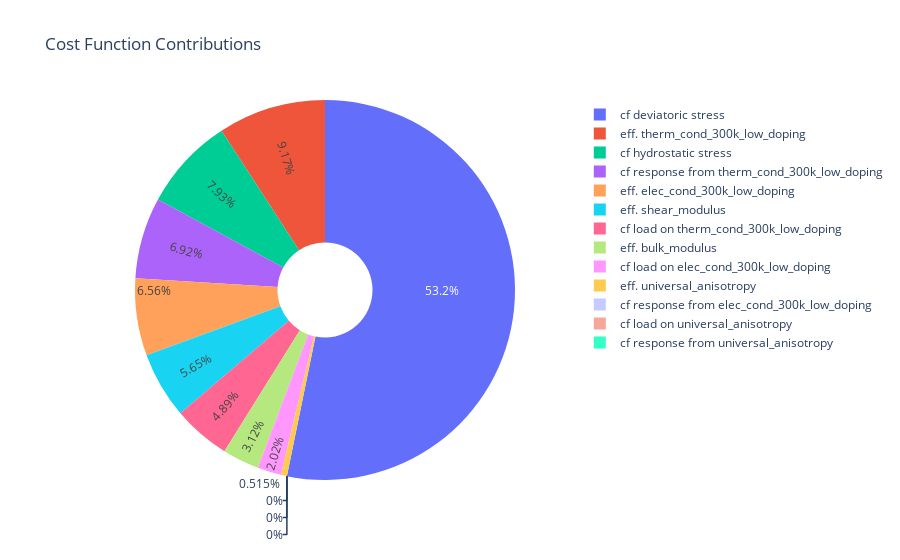

Notebook source saved alongside this figure:
### Code cell
# Plot the contributions to the cost function for the best performer
visualizer.plot_cost_func_contribs()

### Figure 1 — Plotly figure (JSON) as saved in the notebook; plotly's stock layout.template omitted (floating-point values rounded to 4 significant figures)
{"data": [{"hole": 0.25, "insidetextorientation": "radial", "labels": ["eff. elec_cond_300k_low_doping", "eff. therm_cond_300k_low_doping", "eff. bulk_modulus", "eff. shear_modulus", "eff. universal_anisotropy", "cf load on elec_cond_300k_low_doping", "cf response from elec_cond_300k_low_doping", "cf load on therm_cond_300k_low_doping", "cf response from therm_cond_300k_low_doping", "cf hydrostatic stress", "cf deviatoric stress", "cf load on universal_anisotropy", "cf response from universal_anisotropy"], "textinfo": "percent", "type": "pie", "values": [0.06351, 0.08869, 0.03022, 0.05462, 0.004981, 0.01957, 0, 0.04734, 0.06693, 0.07673, 0.5148, 0, 0, 0.2049, 0.1405, 0.04167, 0.06285, 0.01836, 0.02426, 0.4714, 0.3889, 0.01357, 0.01328, 0, 0, 0.07871, 0.07845, 0.08816, 0.08926]}], "layout": {"showlegend": true, "title": {"text": "Cost Function Contributions"}}}
